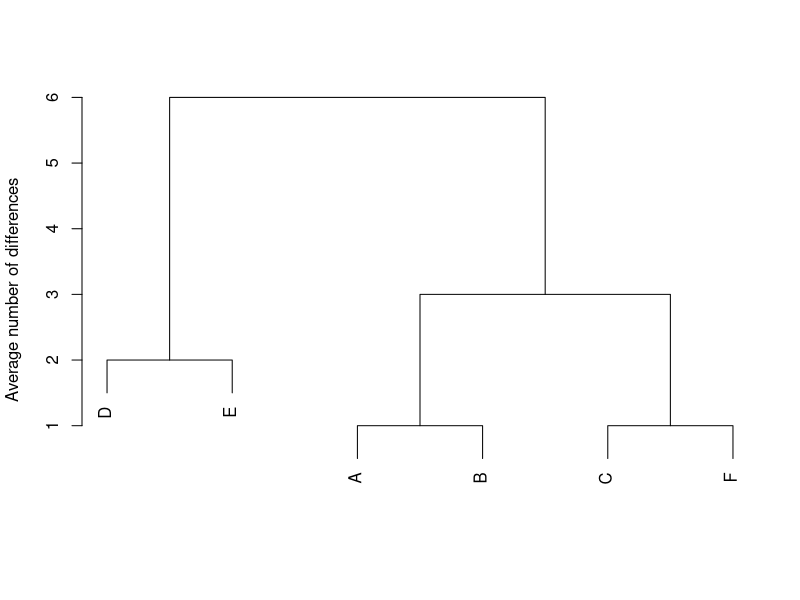

Recreate this plot in R.
## ---- chunk 1
beetles <- data.frame(
  row.names    = c("A", "B", "C", "D", "E", "F"),
  body_shape   = c("Oval", "Oval", "Round", "Oval", "Round", "Round"),
  colour       = c("Yellow", "Yellow", "Orange", "Pink", "Pink", "Orange"),
  head_colour  = c("White", "Black", "Black", "White", "Black", "Black"),
  antennae     = c("No", "No", "No", "Yes", "Yes", "No"),
  jaws_visible = c("Yes", "Yes", "Yes", "No", "No", "Yes"),
  spots        = c("Yes", "Yes", "Yes", "No", "No", "Yes"),
  spot_colour  = c("Black", "Black", "Black", "None", "None", "White")
)
beetles
## ---- chunk 2
n <- nrow(beetles)
differences <- matrix(0, nrow = n, ncol = n,
                      dimnames = list(rownames(beetles), rownames(beetles)))
for (i in 1:n) {
  for (j in 1:n) {
    differences[i, j] <- sum(beetles[i, ] != beetles[j, ])
  }
}
differences
## ---- chunk 3
tree <- hclust(as.dist(differences), method = "average")
plot(tree, main = "", xlab = "", sub = "",
     ylab = "Average number of differences")
